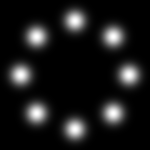
#> input picture test.png, 150 x 150 px
$ jupyter execute pr.ipynb   (shell and % lines are left out)
#> lines starting #> are read from the running program, lines starting #| are printed output that depends on the picture
[cell 1]
import matplotlib.pyplot as plt
import numpy as np
import time
from skimage import io, color, transform

[cell 2]
Nx = 64
Ny = 64
# url1 = 'https://www.safetysign.com/images/source/page-list-pages/productgrid-n-t/Y1249.png'
# url = io.imread("../media/src/caution1.png", format = 'PNG')
x_true = io.imread('test.png')
#> x_true is the input picture: shape (150, 150, 4); mean R, G, B, A 25.9, 25.9, 25.9, 255

x_true = color.rgba2rgb(x_true)
#> x_true: shape (150, 150, 3) float64
x_true = color.rgb2gray(x_true)
#> x_true: shape (150, 150) float64
x_true = transform.resize(x_true, (Nx, Ny))
#> x_true: shape (64, 64) float64
x_true = x_true/np.max(x_true)
x_true[x_true < 1e-1] = 0
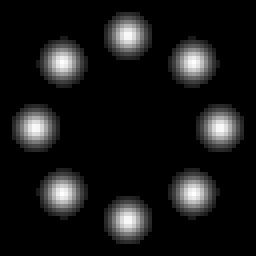
#> x_true: shape (64, 64) float64 (shown 4 times larger); min 0, max 1, mean 0.0931
fig = plt.figure(figsize=(8,6))
ax = fig.add_subplot(111)
im = ax.imshow(x_true, interpolation='nearest')
ax.set_title('Input image')

plt.show()

[cell 3]
#  Now take the Fourier transform of the cat
X_true = np.fft.fftn(x_true)
M_true = np.abs(X_true)
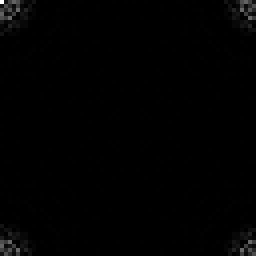
#> M_true: shape (64, 64) float64 (shown 4 times larger); min 0, max 381.3, mean 2.8; drawn with min black and max white

# Make initial support
supp = np.zeros([Nx,Ny])
supp[16:48,16:48] = 1

fig = plt.figure(figsize=(16,6))
ax = fig.add_subplot(121)
im = ax.imshow(supp, interpolation='nearest')
ax.set_title('Initial Support')
ax = fig.add_subplot(122)
im = ax.imshow(np.fft.fftshift(M_true), interpolation='nearest')
ax.set_title('Fourier magnitude data')

plt.show()
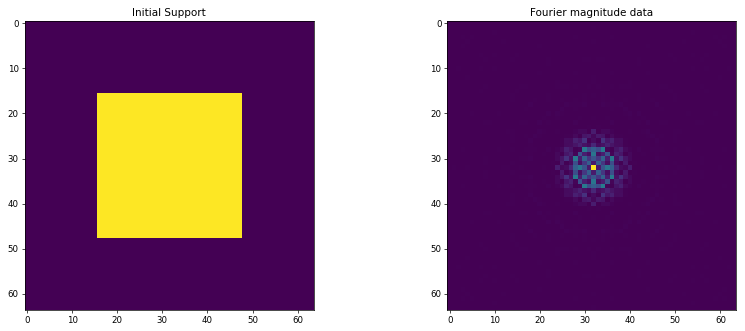
#> figure drawn by matplotlib, 2 panels
